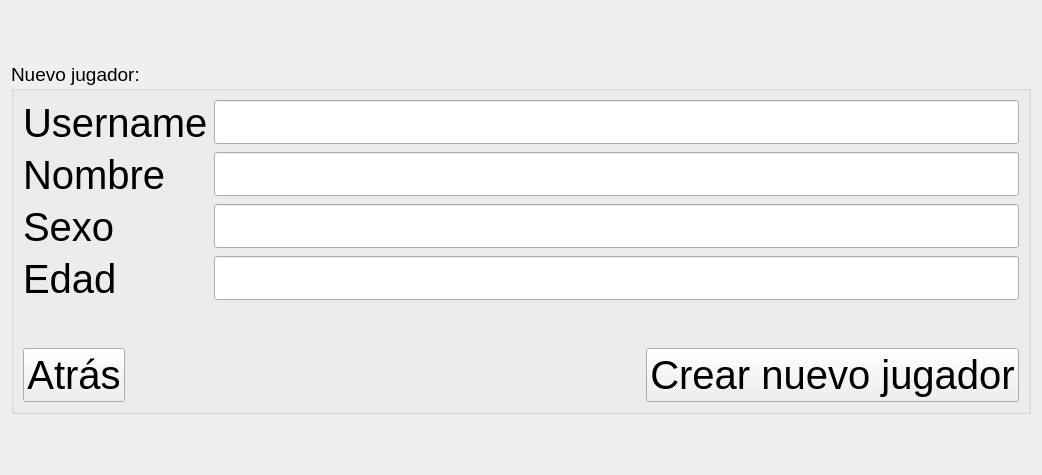
<?xml version="1.0" encoding="UTF-8"?>
<ui version="4.0">
 <class>Form</class>
 <widget class="QWidget" name="Form">
  <property name="geometry">
   <rect>
    <x>0</x>
    <y>0</y>
    <width>1042</width>
    <height>475</height>
   </rect>
  </property>
  <property name="windowTitle">
   <string>Form</string>
  </property>
  <layout class="QVBoxLayout" name="verticalLayout">
   <item>
    <spacer name="verticalSpacer_2">
     <property name="orientation">
      <enum>Qt::Vertical</enum>
     </property>
     <property name="sizeHint" stdset="0">
      <size>
       <width>20</width>
       <height>40</height>
      </size>
     </property>
    </spacer>
   </item>
   <item>
    <widget class="QGroupBox" name="groupBox">
     <property name="font">
      <font>
       <pointsize>14</pointsize>
      </font>
     </property>
     <property name="title">
      <string>Nuevo jugador:</string>
     </property>
     <layout class="QVBoxLayout" name="verticalLayout_2">
      <item>
       <layout class="QFormLayout" name="formLayout">
        <item row="0" column="0">
         <widget class="QLabel" name="username_player_label">
          <property name="font">
           <font>
            <pointsize>30</pointsize>
           </font>
          </property>
          <property name="text">
           <string>Username</string>
          </property>
         </widget>
        </item>
        <item row="1" column="0">
         <widget class="QLabel" name="nombre_player_label">
          <property name="font">
           <font>
            <pointsize>30</pointsize>
           </font>
          </property>
          <property name="text">
           <string>Nombre</string>
          </property>
         </widget>
        </item>
        <item row="2" column="0">
         <widget class="QLabel" name="sexo_player_label">
          <property name="font">
           <font>
            <pointsize>30</pointsize>
           </font>
          </property>
          <property name="text">
           <string>Sexo</string>
          </property>
         </widget>
        </item>
        <item row="3" column="0">
         <widget class="QLabel" name="edad_player_label">
          <property name="font">
           <font>
            <pointsize>30</pointsize>
           </font>
          </property>
          <property name="text">
           <string>Edad</string>
          </property>
         </widget>
        </item>
        <item row="0" column="1">
         <widget class="QLineEdit" name="username_player_lineedit">
          <property name="minimumSize">
           <size>
            <width>0</width>
            <height>40</height>
           </size>
          </property>
          <property name="font">
           <font>
            <pointsize>24</pointsize>
           </font>
          </property>
         </widget>
        </item>
        <item row="1" column="1">
         <widget class="QLineEdit" name="nombre_player_lineedit">
          <property name="minimumSize">
           <size>
            <width>0</width>
            <height>40</height>
           </size>
          </property>
          <property name="font">
           <font>
            <pointsize>24</pointsize>
           </font>
          </property>
         </widget>
        </item>
        <item row="2" column="1">
         <widget class="QLineEdit" name="sexo_player_lineedit">
          <property name="minimumSize">
           <size>
            <width>0</width>
            <height>40</height>
           </size>
          </property>
          <property name="font">
           <font>
            <pointsize>24</pointsize>
           </font>
          </property>
         </widget>
        </item>
        <item row="3" column="1">
         <widget class="QLineEdit" name="edad_player_lineedit">
          <property name="minimumSize">
           <size>
            <width>0</width>
            <height>40</height>
           </size>
          </property>
          <property name="font">
           <font>
            <pointsize>24</pointsize>
           </font>
          </property>
         </widget>
        </item>
       </layout>
      </item>
      <item>
       <spacer name="verticalSpacer">
        <property name="orientation">
         <enum>Qt::Vertical</enum>
        </property>
        <property name="sizeHint" stdset="0">
         <size>
          <width>20</width>
          <height>40</height>
         </size>
        </property>
       </spacer>
      </item>
      <item>
       <layout class="QHBoxLayout" name="horizontalLayout">
        <item>
         <widget class="QPushButton" name="back_player_button">
          <property name="font">
           <font>
            <pointsize>30</pointsize>
           </font>
          </property>
          <property name="text">
           <string>Atrás</string>
          </property>
         </widget>
        </item>
        <item>
         <spacer name="horizontalSpacer">
          <property name="orientation">
           <enum>Qt::Horizontal</enum>
          </property>
          <property name="sizeHint" stdset="0">
           <size>
            <width>40</width>
            <height>20</height>
           </size>
          </property>
         </spacer>
        </item>
        <item>
         <widget class="QPushButton" name="create_player_button">
          <property name="font">
           <font>
            <pointsize>30</pointsize>
           </font>
          </property>
          <property name="text">
           <string>Crear nuevo jugador</string>
          </property>
         </widget>
        </item>
       </layout>
      </item>
     </layout>
    </widget>
   </item>
   <item>
    <spacer name="verticalSpacer_3">
     <property name="orientation">
      <enum>Qt::Vertical</enum>
     </property>
     <property name="sizeHint" stdset="0">
      <size>
       <width>20</width>
       <height>40</height>
      </size>
     </property>
    </spacer>
   </item>
  </layout>
 </widget>
 <resources/>
 <connections/>
</ui>
